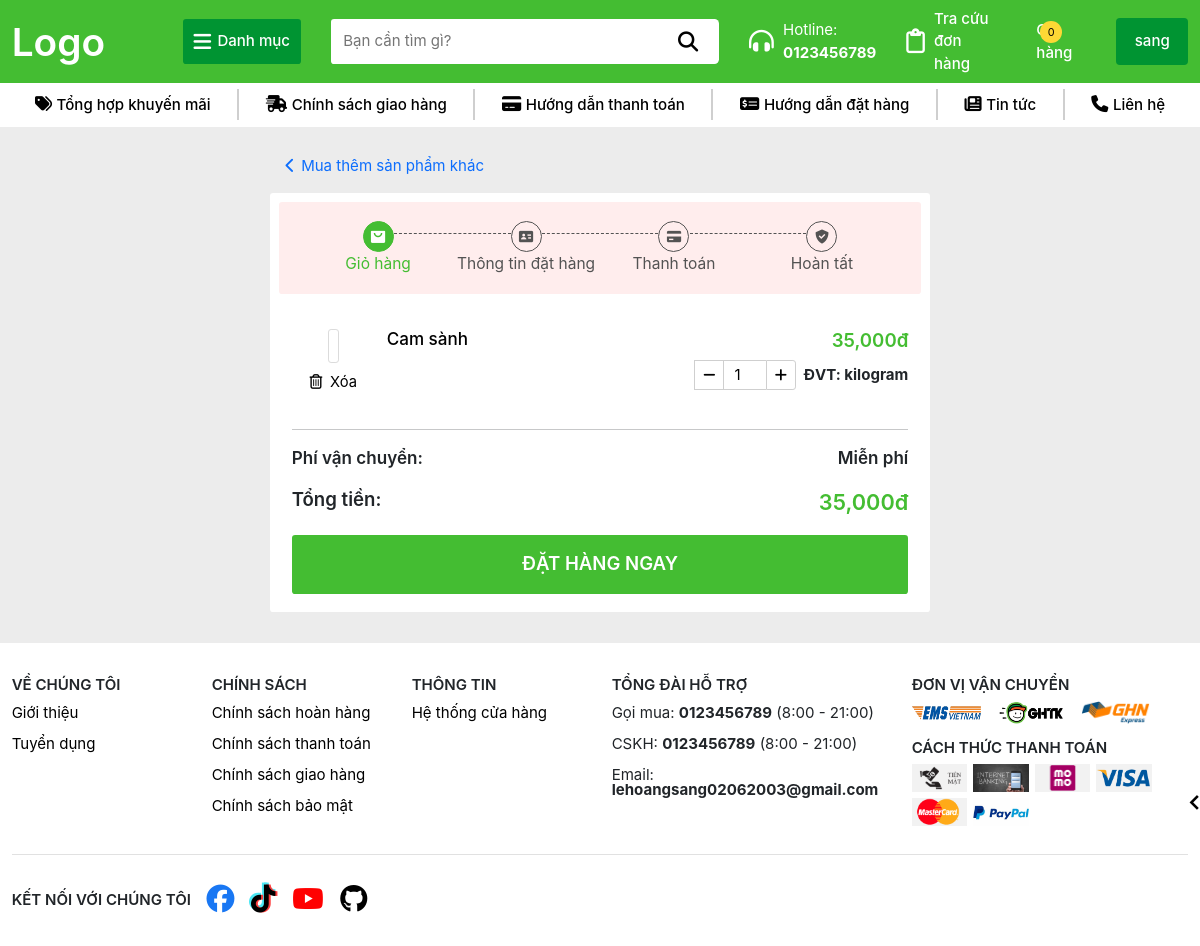
The app's page /giohang/ (signed in), older data.
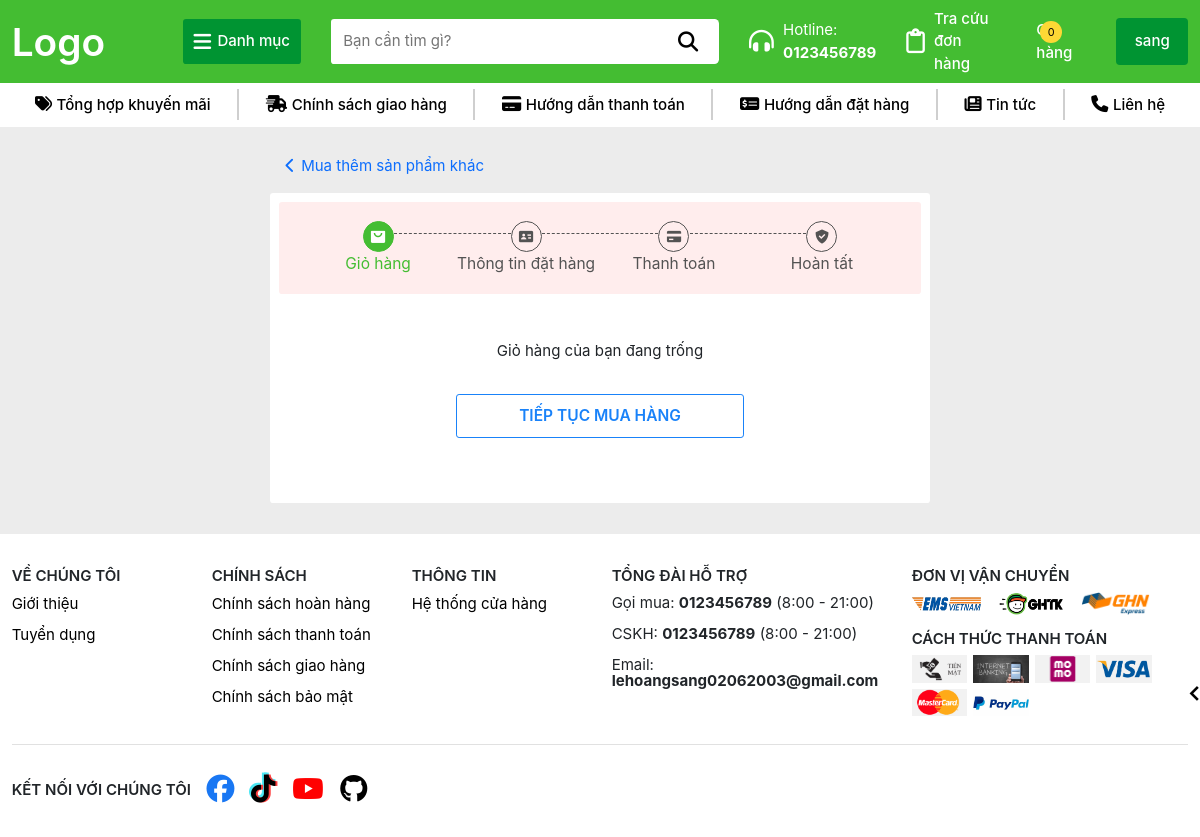
The same page, newer data.
### TraiCay/models.py (models this page shows, shortened)
class GioHang(models.Model):
    user = models.ForeignKey(User, on_delete=models.CASCADE, null=False)
    SanPham = models.ForeignKey(SanPham, on_delete=models.CASCADE, null=False)
    SoLuong = models.IntegerField(default=0, null=False)

class SanPham(models.Model):
    MaSP = models.CharField(max_length=10, primary_key=True)
    MaLoai = models.ForeignKey(Loai, on_delete=models.SET_NULL, null=True)
    TenSP = models.CharField(max_length=100, unique=True)
    DonGia = models.DecimalField(max_digits=10, decimal_places=2)
    MoTa = models.TextField()
    def HinhAnh(self):
        hinhanhsp = self.hinhanhsp_set.first()
        return hinhanhsp.HinhAnh if hinhanhsp else None
    def TonKho(self):
        return sum([chitiet.SoLuongTon for chitiet in self.chitietkho_set.all()])

### TraiCay/views.py (the view, shortened to what this page needs)
# urls.py: path('giohang/', views.giohang, name='GioHang'),
def giohang(request):
    user = request.user
    if user and user.is_authenticated:
        giohang = GioHang.objects.filter(user = user)
        for gh in giohang:
            if gh.SanPham.TonKho() <= 0:
                gh.delete()
        giohang = GioHang.objects.filter(user = user)
        total = sum([gh.SanPham.DonGia * gh.SoLuong for gh in giohang])
        try:
            kh = KhachHang.objects.get(user=user)
            return render(request, 'giohang.html', {'Cart': giohang, 'TongTien': total, 'KH': kh})
        except Exception:
            pass
        return render(request, 'giohang.html', {'Cart': giohang, 'TongTien': total})
    return render(request, 'giohang.html')

### TraiCay/templates/giohang.html (shortened to what the changed rows need)
{% extends 'layout/base.html' %}
{% block content %}
    {% load static %}
    {% load humanize %}
    <section class="cart-wrapper">
        <div class="container-fluid">
            <div class="cart-main">
                {% if Cart %}
                    <div class="cart-info d-none form-current" id="cart-info-box">
                        <div class="cart-products-wrapper">
                            {% for cart in Cart %}
                                <div class="cart-product-box d-flex">
                                    <div class="cart-product-left d-flex flex-column align-items-center gap-2">
                                        <a href="/sanpham/{{cart.SanPham.MaSP}}">
                                            <div class="cart-img">
                                            </div>
                                        </a>
                                        <a href="javascript:void(0)" data-product="{{cart.SanPham.MaSP}}" class="delete-cart-item d-flex gap-2 align-items-center">
                                            <i class="fa-regular fa-trash-can"></i>
                                            <span>Xóa</span>
                                        </a>
                                    </div>
                                    <div class="cart-product-right d-flex justify-content-between">
                                        <div class="cart-product-name">
                                            <a href="/sanpham/{{cart.SanPham.MaSP}}">
                                                <h5>{{cart.SanPham.TenSP}}</h5>
                                            </a>
                                        </div>
                                        <div class="cart-product-price-quantity">
                                            <div class="cart-product-price">
                                                <h5>{{cart.SanPham.DonGia|floatformat:"0"|intcomma}}đ</h5>
                                            </div>
                                            <div class="cart-product-quantity">
                                                <button type="button" class="update-quantity decrease-quantity"
                                                        data-product-btn="{{cart.SanPham.MaSP}}" data-update="decrease">
                                                    <i class="fa-solid fa-minus"></i>
                                                </button>
                                                <input type="number" name="quantity" value="{{cart.SoLuong}}" data-product="{{cart.SanPham.MaSP}}" min="1" />
                                                <button type="button" class="update-quantity increase-quantity"
                                                        data-product-btn="{{cart.SanPham.MaSP}}" data-update="increase">
                                                    <i class="fa-solid fa-plus"></i>
                                                </button>
                                                <strong class="ms-2 d-flex align-items-center">ĐVT: kilogram</strong>
                                            </div>
                                        </div>
                                    </div>
                                </div>
                            {% endfor %}
                        </div>
                        <hr class="cart-hr" />
                        <div class="cart-product-total d-flex flex-column gap-3">
                            <div class="summary-shipping">
                                <span class="s-shipping-title">Phí vận chuyển: </span>
                                <span class="ship-price">Miễn phí</span>
                            </div>
                            <div class="summary-price">
                                <span class="s-price-title">Tổng tiền: </span>
                                <span class="total-price">{{TongTien|floatformat:"0"|intcomma}}đ</span>
                            </div>
                            {% if user.is_authenticated %}
                                <button class="summary-action cart-summary-btn" onclick="window.location.href='#cart-order-box'">
                                    ĐẶT HÀNG NGAY
                                </button>
                            {% else %}
                                <button class="summary-action not-logged-in">
                                    ĐẶT HÀNG NGAY
                                </button>
                            {% endif %}
                        </div>
                    </div>
                {% else %}
                    <div class="cart-info">
                        <div class="cart-empty d-flex flex-column align-items-center py-5">
                            <p>Giỏ hàng của bạn đang trống</p>
                            <button class="to-home-page-btn" onclick="window.location.href='/loai/all'">
                                TIẾP TỤC MUA HÀNG
                            </button>
                        </div>
                    </div>
                {% endif %}
            </div>
        </div>
    </section>
{% endblock %}

Row changes from the older to the newer data that the page shows:
removed GioHang: SanPham.TenSP "Cam sành", SanPham.DonGia "35,000", quantity "1"
Text that changed along with them:
{{ TongTien|floatformat:"0"|intcomma }}: "35,000" → (not shown)
text no longer shown: "Phí vận chuyển: Miễn phí Tổng tiền: đ ĐẶT HÀNG NGAY"
text now shown: "Giỏ hàng của bạn đang trống TIẾP TỤC MUA HÀNG"
